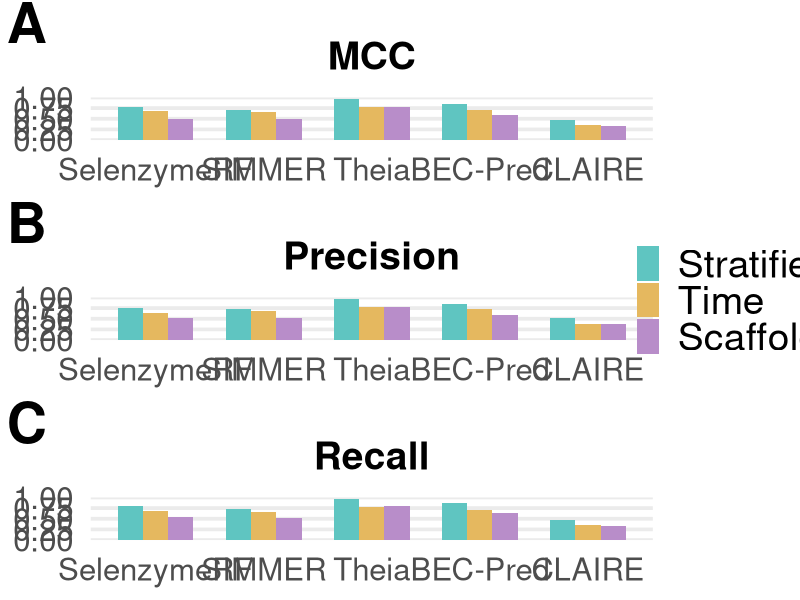
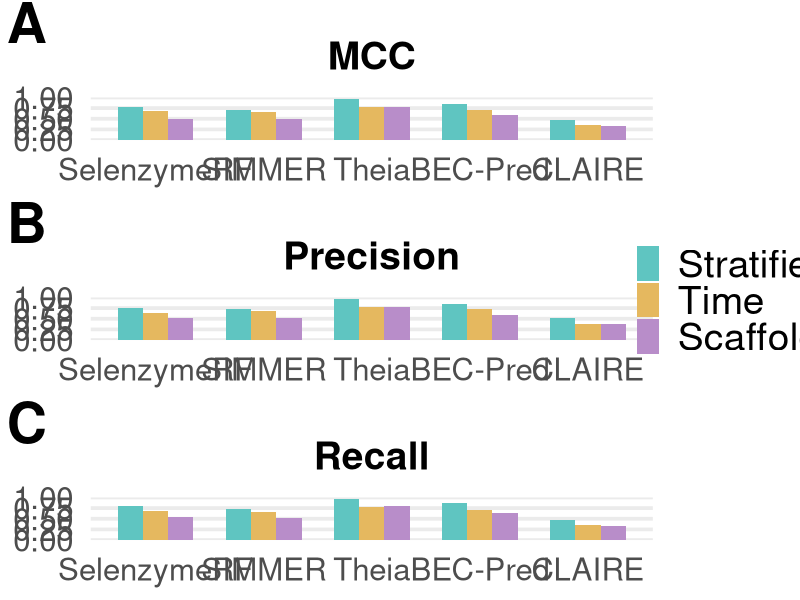

Recreate these plots in R, in order.
# ============================================================
# Libraries
# ============================================================
library(ggplot2)
library(dplyr)
library(tidyr)
library(readr)
library(patchwork)
library(cowplot)

# ============================================================
# Load and prepare data
# ============================================================
data <- data.frame(
  MCC = c(0.7668409437149193, 0.9537283746326229, 0.7760909322460818,
          0.6993981348825598, 0.8482560789911313, 0.5927238992043349,
          0.35, 0.47, 0.34,
          0.68, 0.78, 0.50,
          0.65, 0.70, 0.49),
  PPV = c(0.7795079807779408, 0.9574582002626094, 0.7800841124554755,
          0.722050221226957, 0.8437786037144461, 0.5794696091685164,
          0.37, 0.51, 0.37,
          0.63, 0.76, 0.52,
          0.69, 0.74, 0.51),
  Recall = c(0.7787934186471663, 0.9547270306258322, 0.7978947368421052,
             0.7093128390596745, 0.863021420518602, 0.6326402016383113,
             0.356, 0.48, 0.34,
             0.69, 0.79, 0.55,
             0.66, 0.73, 0.5081621),
  Split = rep(c("Time", "Stratified", "Scaffold"), 5),
  Method = rep(c("Theia", "BEC-Pred", "CLAIRE", "SelenzymeRF", "SIMMER"), each = 3)
)

# ============================================================
# Method order
# ============================================================
method_order <- c("SelenzymeRF", "SIMMER", "Theia", "BEC-Pred", "CLAIRE")

# Split strategy colors (brighter versions)
split_colors <- c(
  "Stratified" = "#5FC5C1",  # Bright teal
  "Time" = "#E5B85F",        # Bright golden
  "Scaffold" = "#B88DC9"     # Bright mauve
)

# Prepare data
data <- data %>%
  mutate(
    Method = factor(Method, levels = method_order),
    Split = factor(Split, levels = c("Stratified", "Time", "Scaffold"))
  )

# ============================================================
# Theme settings
# ============================================================
theme_custom <- theme_minimal(base_size = 28) +
  theme(
    axis.title.x = element_blank(),
    axis.title.y = element_blank(),
    plot.margin = margin(t = 30, r = 10, b = 10, l = 10),
    panel.grid.major.x = element_blank(),
    panel.grid.minor = element_blank(),
    legend.title = element_blank(),
    legend.text = element_text(size = 28),
    plot.title = element_text(hjust = 0.5, size = 28, face = "bold")
  )

# ============================================================
# Create individual plots
# ============================================================

# MCC plot
plot_mcc <- ggplot(data, aes(x = Method, y = MCC, fill = Split)) +
  geom_bar(stat = "identity", position = "dodge", width = 0.7) +
  scale_fill_manual(values = split_colors) +
  scale_y_continuous(limits = c(0, 1), breaks = seq(0, 1, 0.25), expand = c(0, 0)) +
  labs(title = "MCC") +
  theme_custom +
  theme(legend.position = "none")

# PPV plot
plot_ppv <- ggplot(data, aes(x = Method, y = PPV, fill = Split)) +
  geom_bar(stat = "identity", position = "dodge", width = 0.7) +
  scale_fill_manual(values = split_colors) +
  scale_y_continuous(limits = c(0, 1), breaks = seq(0, 1, 0.25), expand = c(0, 0)) +
  labs(title = "Precision") +
  theme_custom +
  theme(legend.position = "none")

# Recall plot
plot_recall <- ggplot(data, aes(x = Method, y = Recall, fill = Split)) +
  geom_bar(stat = "identity", position = "dodge", width = 0.7) +
  scale_fill_manual(values = split_colors) +
  scale_y_continuous(limits = c(0, 1), breaks = seq(0, 1, 0.25), expand = c(0, 0)) +
  labs(title = "Recall") +
  theme_custom +
  theme(legend.position = "none")

# ============================================================
# Extract legend
# ============================================================
legend_plot <- get_legend(
  ggplot(data, aes(x = Method, y = MCC, fill = Split)) +
    geom_bar(stat = "identity", position = "dodge") +
    scale_fill_manual(values = split_colors) +
    theme_minimal(base_size = 26) +
    theme(legend.title = element_blank(), legend.text = element_text(size = 28))
)

# ============================================================
# Combine plots with labels
# ============================================================
final_plot <- plot_grid(
  plot_grid(plot_mcc, plot_ppv, plot_recall, ncol = 1, 
            labels = c("A", "B", "C"),
            label_size = 40,
            label_x = 0.01,
            label_y = 0.99,
            hjust = 0,
            vjust = 1),
  legend_plot,
  ncol = 2,
  rel_widths = c(5, 1)
)

# ============================================================
# Save plot
# ============================================================
ggsave(
  "/Users/josefinaarcagni/Documents/ECMethods/FinalGraphs/Case2/splitting_comparison.jpg",
  final_plot,
  width = 16,
  height = 18,
  dpi = 300,
  bg = "white"
)

# Display plot
print(final_plot)
